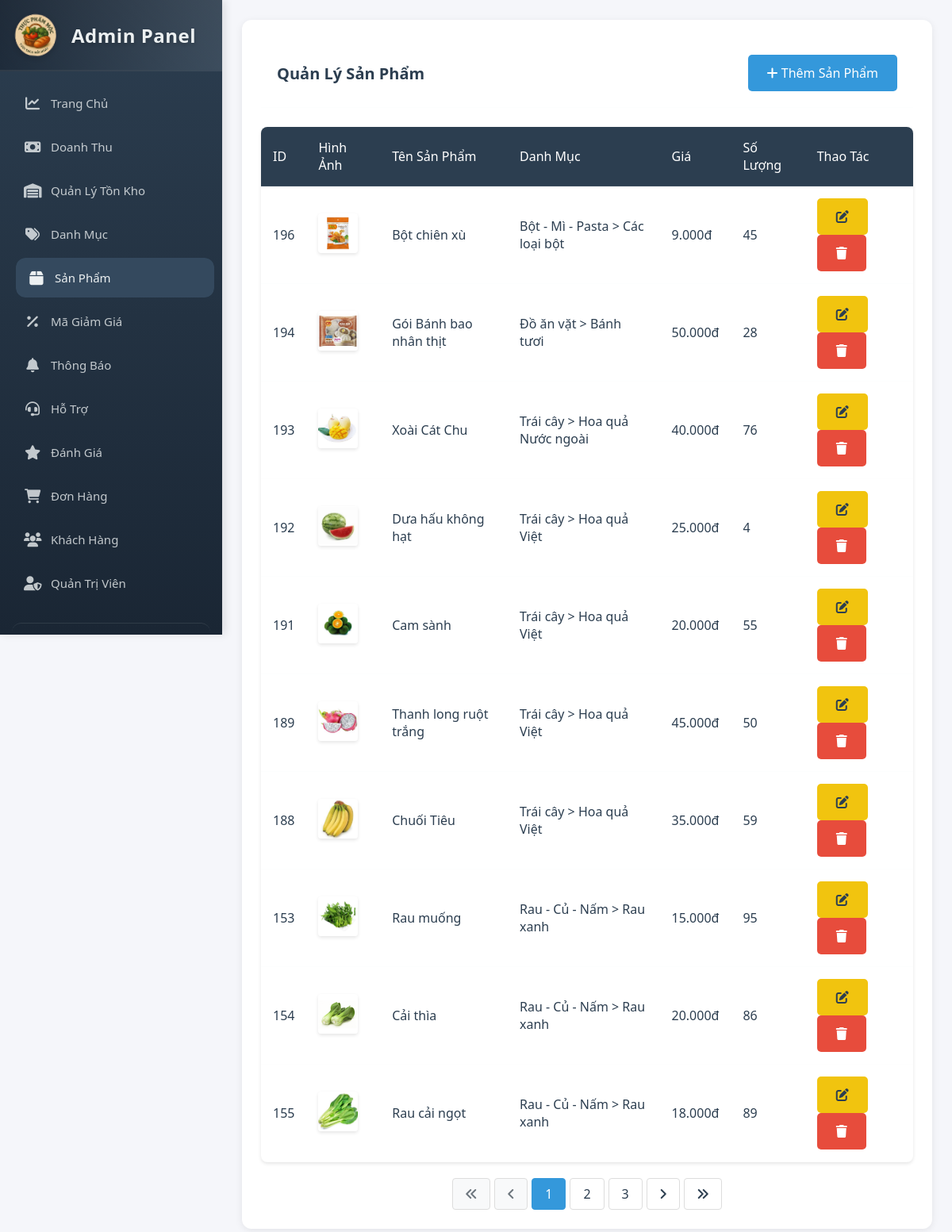
Page /QL_ThucPham/admin/products.php (signed in) on the committed database.
### tables this page shows
CREATE TABLE `products` (
  `product_id` int(11) NOT NULL,
  `subcategory_id` int(11) NOT NULL,
  `name` varchar(255) NOT NULL,
  `description` text DEFAULT NULL,
  `origin` varchar(255) DEFAULT NULL,
  `price` decimal(10,2) NOT NULL,
  `image_url` varchar(255) DEFAULT NULL,
  `stock_quantity` int(11) DEFAULT 0,
  `sold_quantity` int(11) DEFAULT 0,
  `created_at` timestamp NOT NULL DEFAULT current_timestamp(),
  `updated_at` timestamp NOT NULL DEFAULT current_timestamp() ON UPDATE current_timestamp()
);

CREATE TABLE `categories` (
  `category_id` int(11) NOT NULL,
  `name` varchar(255) NOT NULL,
  `description` text DEFAULT NULL,
  `created_at` timestamp NOT NULL DEFAULT current_timestamp(),
  `updated_at` timestamp NOT NULL DEFAULT current_timestamp() ON UPDATE current_timestamp()
);

CREATE TABLE `subcategories` (
  `subcategory_id` int(11) NOT NULL,
  `category_id` int(11) NOT NULL,
  `name` varchar(255) NOT NULL,
  `description` text DEFAULT NULL,
  `created_at` timestamp NOT NULL DEFAULT current_timestamp(),
  `updated_at` timestamp NOT NULL DEFAULT current_timestamp() ON UPDATE current_timestamp()
);

### QL_ThucPham/admin/products.php (the view, shortened to what this page needs)
<?php
$items_per_page = 10;
$current_page = isset($_GET['page']) ? (int)$_GET['page'] : 1;
$offset = ($current_page - 1) * $items_per_page;
$conn = getDBConnection();
$total_query = "SELECT COUNT(*) as total FROM products";
$total_result = $conn->query($total_query);
$total_products = $total_result->fetch_assoc()['total'];
$total_pages = ceil($total_products / $items_per_page);
$query = "SELECT p.*, c.name as category_name, s.name as subcategory_name
          FROM products p
          JOIN subcategories s ON p.subcategory_id = s.subcategory_id
          JOIN categories c ON s.category_id = c.category_id
          ORDER BY p.created_at DESC
          LIMIT $offset, $items_per_page";
$products = $conn->query($query);
?>
<!DOCTYPE html>
<html lang="vi">
<head>
    <link rel="stylesheet" href="assets/css/admin-style.css">
    <link rel="stylesheet" href="https://cdnjs.cloudflare.com/ajax/libs/font-awesome/6.0.0/css/all.min.css">
</head>
<body>
    <div class="admin-container">
        <?php include 'sidebar.php'; ?>
        <main class="main-content">
            <div class="card">
                <div class="card-header">
                    <h2 class="card-title">Quản Lý Sản Phẩm</h2>
                    <button class="btn btn-primary" onclick="showAddForm()">
                        <i class="fas fa-plus"></i> Thêm Sản Phẩm
                    </button>
                </div>
                <div class="table-container">
                    <table>
                        <thead>
                            <tr>
                                <th>ID</th>
                                <th>Hình Ảnh</th>
                                <th>Tên Sản Phẩm</th>
                                <th>Danh Mục</th>
                                <th>Giá</th>
                                <th>Số Lượng</th>
                                <th>Thao Tác</th>
                            </tr>
                        </thead>
                        <tbody>
                            <?php while ($product = $products->fetch_assoc()): ?>
                                <tr>
                                    <td><?php echo $product['product_id']; ?></td>
                                    <td>
                                        <img src="<?php echo $product['image_url']; ?>" alt="<?php echo $product['name']; ?>" style="width: 50px; height: 50px; object-fit: cover;">
                                    </td>
                                    <td><?php echo $product['name']; ?></td>
                                    <td><?php echo $product['category_name'] . ' > ' . $product['subcategory_name']; ?></td>
                                    <td><?php echo number_format($product['price'], 0, ',', '.') . 'đ'; ?></td>
                                    <td><?php echo $product['stock_quantity']; ?></td>
                                    <td>
                                        <button class="btn btn-warning" onclick="showEditForm(<?php echo htmlspecialchars(json_encode($product)); ?>)">
                                            <i class="fas fa-edit"></i>
                                        </button>
                                        <button class="btn btn-danger" onclick="confirmDelete(<?php echo $product['product_id']; ?>)">
                                            <i class="fas fa-trash"></i>
                                        </button>
                                    </td>
                                </tr>
                            <?php endwhile; ?>
                        </tbody>
                    </table>
                </div>
                <div class="pagination">
                    <?php if ($total_pages > 1): ?>
                        <?php if ($current_page > 1): ?>
                            <a href="?page=1" title="Trang đầu"><i class="fas fa-angle-double-left"></i></a>
                            <a href="?page=<?php echo $current_page - 1; ?>" title="Trang trước"><i class="fas fa-angle-left"></i></a>
                        <?php else: ?>
                            <span class="disabled"><i class="fas fa-angle-double-left"></i></span>
                            <span class="disabled"><i class="fas fa-angle-left"></i></span>
                        <?php endif; ?>
                        <?php
                        $start_page = max(1, $current_page - 2);
                        $end_page = min($total_pages, $current_page + 2);
                        for ($i = $start_page; $i <= $end_page; $i++):
                        ?>
                            <?php if ($i == $current_page): ?>
                                <span class="active"><?php echo $i; ?></span>
                            <?php else: ?>
                                <a href="?page=<?php echo $i; ?>"><?php echo $i; ?></a>
                            <?php endif; ?>
                        <?php endfor; ?>
                        <?php if ($current_page < $total_pages): ?>
                            <a href="?page=<?php echo $current_page + 1; ?>" title="Trang sau"><i class="fas fa-angle-right"></i></a>
                            <a href="?page=<?php echo $total_pages; ?>" title="Trang cuối"><i class="fas fa-angle-double-right"></i></a>
                        <?php else: ?>
                            <span class="disabled"><i class="fas fa-angle-right"></i></span>
                            <span class="disabled"><i class="fas fa-angle-double-right"></i></span>
                        <?php endif; ?>
                    <?php endif; ?>
                </div>
            </div>
        </main>
    </div>
</body>
</html>

### QL_ThucPham/admin/assets/css/admin-style.css (style rules this page uses)
:root { --primary-color: #2c3e50; --secondary-color: #34495e; --accent-color: #3498db; --success-color: #2ecc71; --danger-color: #e74c3c; --warning-color: #f1c40f; --text-color: #2c3e50; --light-bg: #f5f6fa; --white: #ffffff; --shadow: 0 2px 4px rgba(0,0,0,0.1); }
* { margin: 0; padding: 0; box-sizing: border-box; font-family: 'Segoe UI', Tahoma, Geneva, Verdana, sans-serif; }
body { background-color: var(--light-bg); color: var(--text-color); }
.admin-container { display: flex; min-height: 100vh; }
.main-content { flex: 1; padding: 2rem; margin-left: 250px; }
.card { background: var(--white); border-radius: 10px; padding: 1.5rem; margin-bottom: 1.5rem; box-shadow: var(--shadow); }
.card-header { display: flex; justify-content: space-between; align-items: center; margin-bottom: 1.5rem; }
.card-title { font-size: 1.25rem; color: var(--primary-color); }
.table-container { overflow-x: auto; }
table { width: 100%; border-collapse: collapse; margin: 1rem 0; }
th, td { padding: 1rem; text-align: left; border-bottom: 1px solid #ddd; }
th { background-color: var(--primary-color); color: var(--white); }
.btn { padding: 0.75rem 1.5rem; border: none; border-radius: 5px; cursor: pointer; font-size: 1rem; transition: all 0.3s ease; }
.btn-primary { background-color: var(--accent-color); color: var(--white); }
.btn-danger { background-color: var(--danger-color); color: var(--white); }
.btn-warning { background-color: var(--warning-color); color: var(--text-color); }

### QL_ThucPham/admin/assets/css/admin-sidebar.css (style rules this page uses)
:root { --primary-color: #2c3e50; --primary-light: #3c526d; --primary-dark: #1a2634; --secondary-color: #34495e; --accent-color: #3498db; --hover-color: #2980b9; --text-light: #ecf0f1; --text-dark: #2c3e50; --border-color: rgba(236, 240, 241, 0.1); --bg-light: #f5f6fa; --bg-dark: #2c3e50; --danger-color: #e74c3c; --success-color: #2ecc71; --menu-item-height: 50px; --transition-speed: 0.3s; --sidebar-width: 280px; }
* { margin: 0; padding: 0; box-sizing: border-box; }
body { font-family: 'Segoe UI', Tahoma, Geneva, Verdana, sans-serif; background-color: var(--bg-light); min-height: 100vh; display: flex; }
.main-content { margin-left: var(--sidebar-width); padding: 25px; min-height: 100vh; width: calc(100% - var(--sidebar-width)); background-color: var(--bg-light); transition: margin-left var(--transition-speed); }
.card { background: white; border-radius: 12px; box-shadow: 0 2px 10px rgba(0, 0, 0, 0.08); margin-bottom: 25px; overflow: hidden; }
.card-header { padding: 20px; border-bottom: 1px solid var(--border-color); background: white; }
table { width: 100%; border-collapse: collapse; margin-bottom: 0; }
th, td { padding: 15px; text-align: left; border-bottom: 1px solid var(--border-color); }
th { background: var(--primary-color); color: var(--text-light); font-weight: 500; }

### QL_ThucPham/admin/products.php (style rules this page uses)
.admin-container { display: flex; width: 100%; min-height: 100vh; }
.main-content { flex: 1; width: calc(100% - var(--sidebar-width)); margin-left: var(--sidebar-width); padding: 2rem; background-color: var(--bg-light); }
.pagination { display: flex; justify-content: center; align-items: center; margin-top: 20px; gap: 5px; }
.pagination a, .pagination span { padding: 8px 16px; border: 1px solid #ddd; border-radius: 4px; color: #2c3e50; text-decoration: none; transition: all 0.3s ease; }
.pagination .active { background-color: #3498db; color: white; border-color: #3498db; }
.pagination .disabled { color: #6c757d; pointer-events: none; background-color: #f8f9fa; }
.table-container { background-color: #fff; border-radius: 8px; box-shadow: 0 2px 4px rgba(0,0,0,0.1); overflow: hidden; margin-bottom: 20px; }
table { margin: 0; }
table th { background-color: #2c3e50; color: #fff; font-weight: 500; }
table td { vertical-align: middle; }
table img { border-radius: 4px; box-shadow: 0 2px 4px rgba(0,0,0,0.1); }

### rows in the picture
products: product_id "196", image_url (picture), name "Bột chiên xù", categories.name "Bột - Mì - Pasta", subcategory.name "Các loại bột", price "9.000", stock_quantity "45"
products: product_id "194", image_url (picture), name "Gói Bánh bao nhân thịt", categories.name "Đồ ăn vặt", subcategory.name "Bánh tươi", price "50.000", stock_quantity "28"
products: product_id "193", image_url (picture), name "Xoài Cát Chu", categories.name "Trái cây", subcategory.name "Hoa quả Nước ngoài", price "40.000", stock_quantity "76"
products: product_id "192", image_url (picture), name "Dưa hấu không hạt", categories.name "Trái cây", subcategory.name "Hoa quả Việt", price "25.000", stock_quantity "4"
products: product_id "191", image_url (picture), name "Cam sành", categories.name "Trái cây", subcategory.name "Hoa quả Việt", price "20.000", stock_quantity "55"
products: product_id "189", image_url (picture), name "Thanh long ruột trắng", categories.name "Trái cây", subcategory.name "Hoa quả Việt", price "45.000", stock_quantity "50"
products: product_id "188", image_url (picture), name "Chuối Tiêu", categories.name "Trái cây", subcategory.name "Hoa quả Việt", price "35.000", stock_quantity "59"
products: product_id "153", image_url (picture), name "Rau muống", categories.name "Rau - Củ - Nấm", subcategory.name "Rau xanh", price "15.000", stock_quantity "95"
products: product_id "154", image_url (picture), name "Cải thìa", categories.name "Rau - Củ - Nấm", subcategory.name "Rau xanh", price "20.000", stock_quantity "86"
products: product_id "155", image_url (picture), name "Rau cải ngọt", categories.name "Rau - Củ - Nấm", subcategory.name "Rau xanh", price "18.000", stock_quantity "89"
